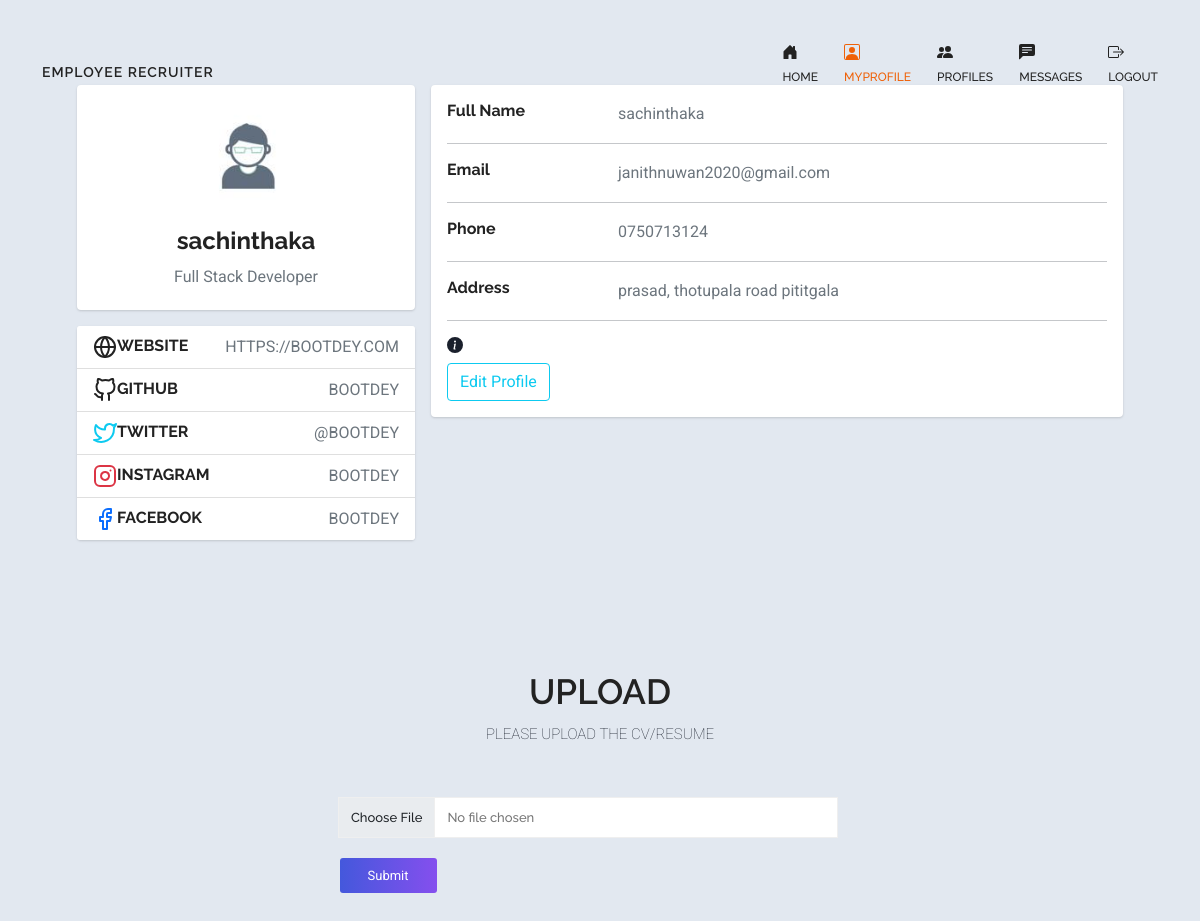
The page /Myprofile (signed in) on the database its author committed.
### app.py (models this page shows, shortened)
class User(UserMixin, db.Model):
    id = db.Column(db.Integer, primary_key=True)
    username = db.Column(db.String(15),unique=True)
    email = db.Column(db.String(50),unique=True)
    password = db.Column(db.String(80))
    image_file = db.Column(db.String(20), nullable=False, default="download.jpg")
    phonenumber = db.Column(db.String(50),unique=True)
    address = db.Column(db.String(50),unique=True)
    messages_sent = db.relationship(
        'Message',
        foreign_keys='Message.sender_id',
        backref='author',
        lazy='dynamic')
    messages_received = db.relationship(
        'Message',
        foreign_keys='Message.recipient_id',
        backref='recipient',
        lazy='dynamic')
    last_message_read_time = db.Column(db.DateTime)
    def new_messages(self):
        last_read_time = self.last_message_read_time or datetime(1900, 1, 1)
        return Message.query.filter_by(recipient=self).filter(
            Message.timestamp > last_read_time).count()

### app.py (the view)
@app.route('/Myprofile',methods=['GET', 'POST'])
@login_required
def Myprofile():
    imagefile = url_for('static', filename='profilepic/' + str(current_user.image_file))
    return render_template('Myprofile.html', imagefile=imagefile)

### app.py (called while the page is built)
@login_manager.user_loader
def load_user(user_id):
    return User.query.get(int(user_id))

### templates/Myprofile.html (shortened to what this page needs)
{% extends "base.html" %}
{% block content %}
<header class="header-content">
  <nav class="navbar navbar-expand-lg navbar-light">
     <div class="container">
      <a class="navbar-brand logo" href="#">Employee recruiter</a>
        <div class="collapse navbar-collapse" id="navbarCollapse">
           <ul class="navbar-nav main">
              <li class="nav-item">
                 <a href="{{ url_for('index') }}" class="nav-link"> <br>Home</a>
              </li>
              <li class="nav-item">
               <a href="{{ url_for('Myprofile') }}" class="nav-link active"><br>MyProfile</a>
            </li>
          <li class="nav-item">
           <a href="{{ url_for('profiles') }}" class="nav-link "><br>Profiles</a>
        </li>
        <li class="nav-item">
          <a href="{{ url_for('messages') }}" class="nav-link ">
          {% set new_messages = current_user.new_messages() %}
         <br>messages
        </a>
       </li>
       <li class="nav-item">
        <a href="{{ url_for('logout') }}" class="nav-link"><br>Logout</a>
     </li>
       </ul>
        </div>
     </div>
  </nav>
</header>
<div class="container">
  <div class="main-body">
        <div class="row gutters-sm">
          <div class="col-md-4 mb-3">
            <div class="card">
              <div class="card-body">
                <div class="d-flex flex-column align-items-center text-center">
                  <img src="{{ imagefile }}" alt="Admin" class="rounded-circle" width="110">
                  <div class="mt-3">
                    <h4>{{current_user.username}}</h4>
                    <p class="text-secondary mb-1">Full Stack Developer</p>
                  </div>
                </div>
              </div>
            </div>
            <div class="card mt-3">
              <ul class="list-group list-group-flush">
                <li class="list-group-item d-flex justify-content-between align-items-center flex-wrap">
                  <h6 class="mb-0">Website</h6>
                  <span class="text-secondary">https://bootdey.com</span>
                </li>
                <li class="list-group-item d-flex justify-content-between align-items-center flex-wrap">
                  <h6 class="mb-0">Github</h6>
                  <span class="text-secondary">bootdey</span>
                </li>
                <li class="list-group-item d-flex justify-content-between align-items-center flex-wrap">
                  <h6 class="mb-0">Twitter</h6>
                  <span class="text-secondary">@bootdey</span>
                </li>
                <li class="list-group-item d-flex justify-content-between align-items-center flex-wrap">
                  <h6 class="mb-0">Instagram</h6>
                  <span class="text-secondary">bootdey</span>
                </li>
                <li class="list-group-item d-flex justify-content-between align-items-center flex-wrap">
                  <h6 class="mb-0">Facebook</h6>
                  <span class="text-secondary">bootdey</span>
                </li>
              </ul>
            </div>
          </div>
          <div class="col-md-8">
            <div class="card mb-3">
              <div class="card-body">
                <div class="row">
                  <div class="col-sm-3">
                    <h6 class="mb-0">Full Name</h6>
                  </div>
                  <div class="col-sm-9 text-secondary">
                   {{current_user.username}}
                  </div>
                </div>
                <hr>
                <div class="row">
                  <div class="col-sm-3">
                    <h6 class="mb-0">Email</h6>
                  </div>
                  <div class="col-sm-9 text-secondary">
                    {{current_user.email}}
                  </div>
                </div>
                <hr>
                <div class="row">
                  <div class="col-sm-3">
                    <h6 class="mb-0">Phone</h6>
                  </div>
                  <div class="col-sm-9 text-secondary">
                    {{current_user.phonenumber}}
                  </div>
                </div>
                <hr>
                <div class="row">
                  <div class="col-sm-3">
                    <h6 class="mb-0">Address</h6>
                  </div>
                  <div class="col-sm-9 text-secondary">
                   {{current_user.address}}
                  </div>
                </div>
                <hr>
                <div class="row">
                  <a href="{{url_for('profileupdate')}}"> <button type="button" class="btn btn-outline-info">Edit Profile</button></a>
                </div>
              </div>
            </div>
          </div>
        </div>
      </div>
  </div>
<section id="contact" class="p_80" data-scroll-index="3">
	<div class="container">
		<div class="contact-title text-center">
			<h2>Upload</h2>
			<p>Please upload the CV/Resume</p>
		</div>
    <div class="row">
         <div class="col-lg-12">
            <form action = "/uploader" method = "POST"
            enctype = "multipart/form-data" id="contactForm" class="row form-contact">
            <div class="row">
               <div class="col-lg-12 d-flex justify-content-center">
            <div class="form-group">
               <input type="file" class="form-control" name="file" required/>
            </div>
            </div>
            <div class="col-lg-12 d-flex justify-content-center">
            <button type="submit" name="submit" class="submit-btn btn btn-outline-secondary contact-btn">Submit</button>
            </div>
            </div>
         </form>
         </div>
    </div>
  </div>
</section>
{% endblock %}

### static/css/style.css (style rules this page uses)
* { -webkit-box-sizing: border-box; -moz-box-sizing: border-box; -ms-box-sizing: border-box; -o-box-sizing: border-box; box-sizing: border-box; }
html { width: 100%; height: 100%; overflow: scroll; }
.navbar-nav { margin-left: auto; }
body { font-size: 16px; font-weight: normal !important; font-family: "Roboto", sans-serif; line-height: 26px; color: #222; }
img { max-width: 100%; height: auto; }
a { border: none; text-decoration: none; -webkit-transition: all 300ms ease-in-out; -moz-transition: all 300ms ease-in-out; -ms-transition: all 300ms ease-in-out; -o-transition: all 300ms ease-in-out; transition: all 300ms ease-in-out; }
h1, h2, h3, h4, h5, h6 { color: #222; font-weight: bold; font-family: "Raleway", sans-serif; }
ul, li { list-style: none; margin: 0px; padding: 0px; }
.p_80 { padding-top: 80px; padding-bottom: 80px; }
.mb-0 { margin-bottom: 0px; }
header.header-content { position: absolute; width: 100%; padding-top: 30px; padding-bottom: 20px; top: 0; z-index: 999; }
nav .navbar-brand.logo { color: #fff; text-transform: uppercase; letter-spacing: 1px; font-size: 14px; padding-top: 20px; font-weight: 600; font-family: "Raleway", sans-serif; }
nav.navbar .nav-item { padding: 0 13px 0 13px; font-family: "Raleway", sans-serif; color: #fff; }
nav.navbar ul.navbar-nav li.nav-item a.nav-link { font-size: 12px; font-weight: 500; color: #fff; padding: 0; position: relative; text-transform: uppercase; }
nav.navbar ul.navbar-nav li.nav-item a.active { color: #ef6108; }
nav.navbar .nav-item:first-child { padding-left: 0; }
nav.navbar .nav-item:last-child { padding-right: 0; }
li.list-group-item { text-transform: uppercase; }
section#contact .contact-title { margin-bottom: 50px; }
section#contact .contact-title h2 { font-size: 35px; text-transform: uppercase; font-weight: 600; }
section#contact .contact-title p { text-transform: uppercase; font-size: 15px; font-weight: lighter; max-width: 580px; margin: auto; line-height: 26px; }
section#contact .form-contact .form-group { margin-bottom: 10px; }
section#contact .form-contact .form-group .form-control { font-size: 13px; width: 500px; line-height: 27px; border: 1px solid #efefef; border-radius: 0; color: #777777; font-family: "Raleway", sans-serif; font-weight: 500; }
.contact-btn { float: right; }
section#contact .form-contact .submit-btn { margin-top: 10px; display: inline-block; padding: 8px 28px; border-radius: 3px; width: auto; color: #fff; background: linear-gradient(to right, #4458dc 0%, #854fee 100%), radial-gradient(circle at top left, #4458dc, #854fee); border-style: none; font-size: 13px; cursor: pointer; position: relative; right: 200px; }

### templates/Myprofile.html (style rules this page uses)
nav .navbar-brand.logo { color: #222; }
nav.navbar ul.navbar-nav li.nav-item a.active { color: #ef6108 !important; }
nav.navbar .nav-item { padding: 0 13px 0 13px; font-family: "Raleway", sans-serif; color: #222; }
nav.navbar ul.navbar-nav li.nav-item a.nav-link { font-size: 12px; font-weight: 500; color: #222; padding: 0; position: relative; text-transform: uppercase; }
body { margin-top:50px; color: #1a202c; text-align: left; background-color: #e2e8f0; }
.main-body { padding: 35px; }
.card { box-shadow: 0 1px 3px 0 rgba(0,0,0,.1), 0 1px 2px 0 rgba(0,0,0,.06); }
.card { position: relative; display: flex; flex-direction: column; min-width: 0; word-wrap: break-word; background-color: #fff; background-clip: border-box; border: 0 solid rgba(0,0,0,.125); border-radius: .25rem; }
.card-body { flex: 1 1 auto; min-height: 1px; padding: 1rem; }
.gutters-sm { margin-right: -8px; margin-left: -8px; }
.gutters-sm>.col, .gutters-sm>[class*=col-] { padding-right: 8px; padding-left: 8px; }
.mb-3, .my-3 { margin-bottom: 1rem!important; }

### rows shown on the page
User: username "sachinthaka", email "janithnuwan2020@gmail.com", phonenumber "0750713124", address "prasad, thotupala road pititgala"
